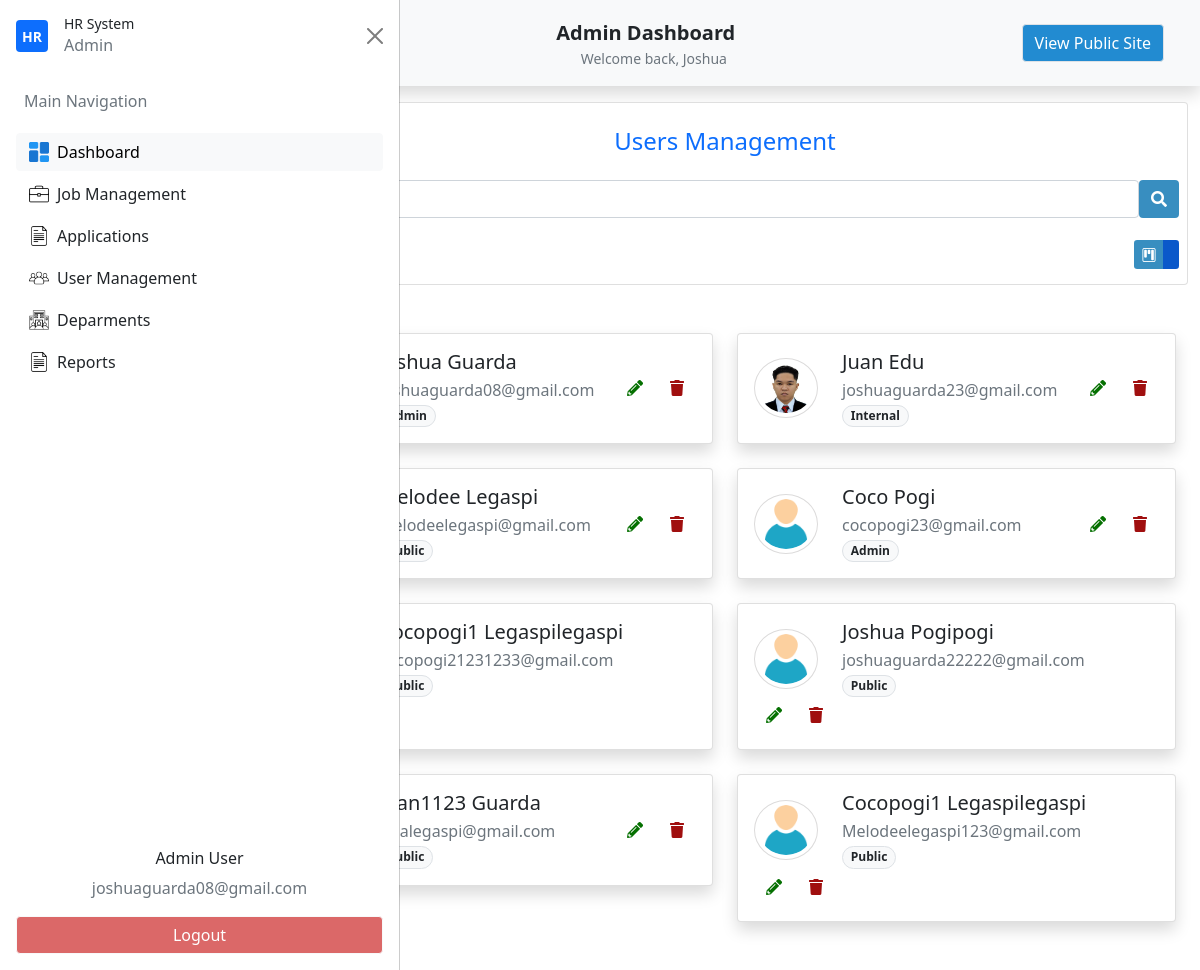
Page /admin-get-users (signed in) on the earlier database version.
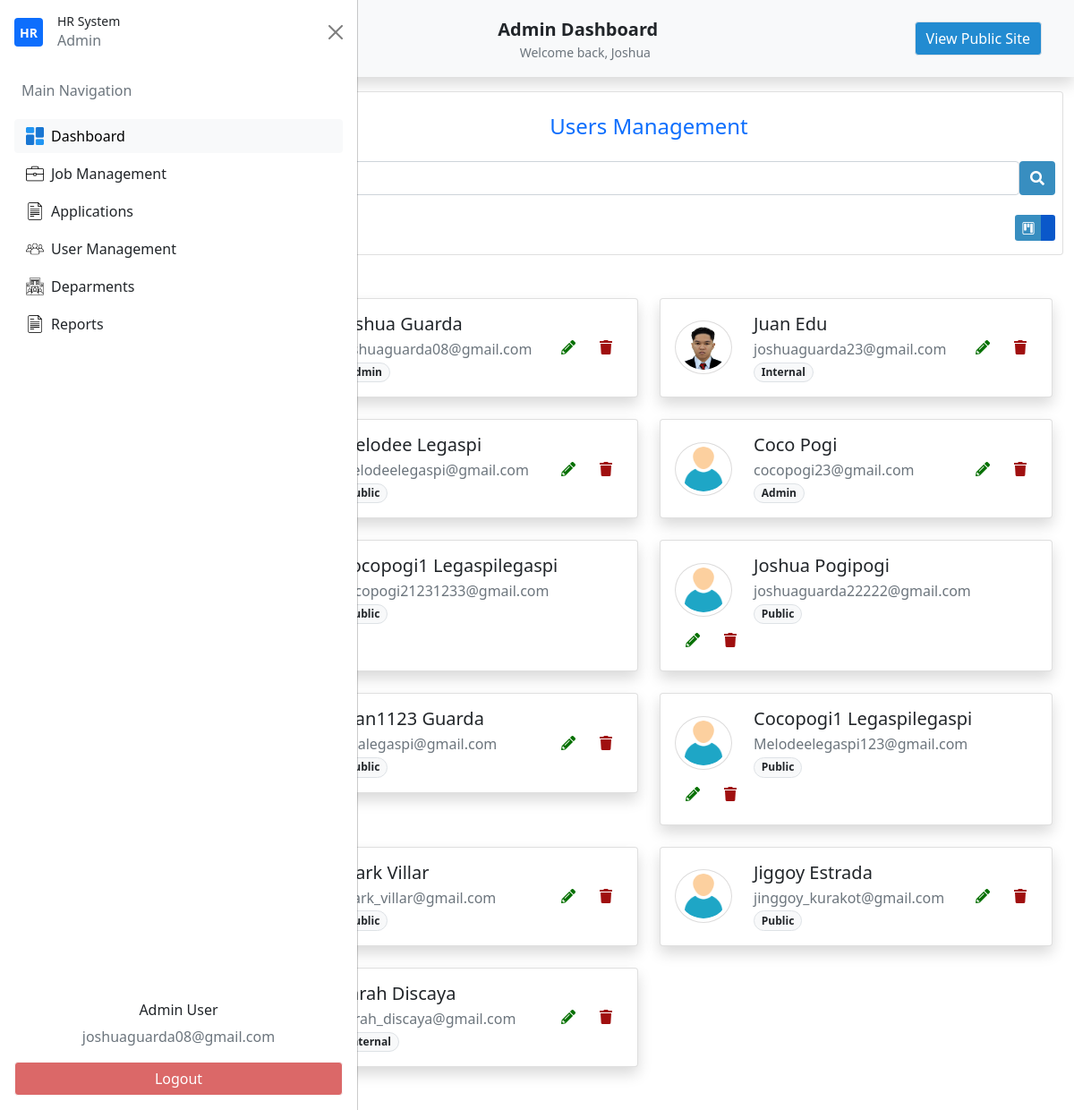
Same page on the later database version.
### my_app/models.py (models this page shows, shortened)
class Usertype(db.Model):
    id = db.Column(db.Integer(),primary_key=True)
    name=db.Column(db.String(length=30),unique=True,nullable=False)
    user_type=db.relationship('Users',backref='desig_user',lazy=True)
    def __str__(self):
        return self.name

class Users(db.Model,UserMixin):
    id = db.Column(db.Integer(),primary_key=True)
    firstname=db.Column(db.String(length=30),nullable=False)
    lastname=db.Column(db.String(length=30),nullable=False)
    email_address=db.Column(db.String(length=51),nullable=False)
    password_hash=db.Column(db.String(length=30),nullable=False)
    address_1 = db.Column(db.String(length=120),nullable=True)
    address_2 = db.Column(db.String(length=100),nullable=True)
    brgy_id = db.Column(db.String(),nullable=True)
    munci_id = db.Column(db.String(),nullable=True)
    prov_id = db.Column(db.String(),nullable=True)
    zipcode = db.Column(db.String(),nullable=True)
    mobile_number = db.Column(db.String(length=11),nullable=True)
    phone_number = db.Column(db.String(length=8),nullable=True)
    profile_picture =db.Column(db.String(),nullable=True)
    department_id =db.Column(db.Integer(),db.ForeignKey('department.id'))
    department = db.relationship('Department')
    user_type_id = db.Column(db.Integer(),db.ForeignKey('usertype.id'))
    user_type = db.relationship('Usertype')
    creation_date = db.Column(db.Date(),nullable=False)
    write_date =  db.Column(db.Date(),nullable=False)
    @property
    def password(self):
        raise AttributeError("Password is write-only.")

### my_app/routes.py (the view)
@app.route('/admin-get-users',methods=["GET"]) # No need for 'POST' in methods now
@login_required
def admin_dashboard_manage_users():
    search_term = request.args.get('q', '').strip()
    print(f"You Search:{search_term}")
    query = Users.query.join(Usertype)
    full_name = Users.firstname + ' ' + Users.lastname
    if search_term:
        search_filter = (
            (Users.firstname.ilike(f"%{search_term}%")) |
            (Users.lastname.ilike(f"%{search_term}%")) |
            (full_name.ilike(f"%{search_term}%")) |
            (Users.email_address.ilike(f"%{search_term}%"))|
            (Usertype.name.ilike(f"%{search_term}%"))
        )
        users = query.filter(search_filter).all()
    else:
        users = query.all()
    return render_template('admin/admin_users_management.html', users=users, search_term=search_term)

### my_app/models.py (called while the page is built)
@login_manager.user_loader
def load_user(user_id):
    return Users.query.get(int(user_id))

### my_app/templates/admin/admin_users_management.html (shortened to what this page needs)
{% extends "admin/admin_dashboard.html"%}
{% block nav%}
<li class="nav-item">
    <button id="nav-btn" type="button" class="btn btn-light fw-normal border" onclick="location.href='{{ url_for('home_page') }}'">
    View Public Site
    </button>
</li>
{% endblock%}
{% block section %}
<section id="UsersManagement">
    <div class="container">
        <div class="row pt-3">
            <div class="col-12">
                <div class="card users-management">
                    <div class="card-body p-2">
                        <div class="text-center">
                            <h4 class="py-3 text-primary">Users Management</h4>
                                <form id="searchUserForm" method="GET" action="{{ url_for('admin_dashboard_manage_users') }}">
                                    <div class="d-flex">
                                    <input id="searchUserInput" name="q" type="text" class="form-control" placeholder="Search" value="{{ request.args.get('q', '') }}">
                                    <button type="submit" class="btn btn-primary">
                                        <i class="fas fa-search"></i>
                                    </button>
                                    </div>
                                </form>
                        </div>
                        <div class="d-flex justify-content-between align-items-center mt-3 flex-wrap">
                            <button type="button" class="btn btn-primary d-none d-md-block" onclick="openUserCreateModal()">
                            </button>
                            <div class="d-none d-md-flex justify-content-between w-50">
                                <div class="btn-group" role="group" aria-label="Basic outlined example">
                                    <button type="button" class="kanban-view btn btn-sm btn-primary " data-bs-toggle="tooltip" title="Kanban View">
                                        <i class="bi bi-kanban"></i>
                                    </button>
                                    <button type="button" class="list-view btn btn-sm btn-primary active" data-bs-toggle="tooltip" title="List View">
                                    </button>
                                </div>
                            </div>
                        </div>
                    </div>
                </div>
            </div>
        </div>
        <section id="UsersManagementKanbanView" class="container">
            <div id="users-container" class="row row-cols-1 row-cols-lg-2 g-4 py-5">
                {% if users %}
                    {% for user in users %}
                        <div class="col">
                            <div class="col" id="user-card-{{ user.id }}">
                                <div class="card shadow h-100">
                                    <div class="card-body">
                                        <div class="d-flex flex-wrap align-items-center justify-content-between">
                                            <div class="d-flex align-items-center flex-wrap flex-grow-1 min-w-0">
                                                <img id="user-avatar-{{ user.id }}"
                                                src="{{
                                                url_for('static', filename='uploads/avatars/' + user.profile_picture)
                                                if user.profile_picture
                                                else url_for('static', filename='builtin/icons/person.png')
                                                }}"
                                                onerror="this.onerror=null; this.src='{{ url_for('static', filename='builtin/icons/person.png') }}';"
                                                class="rounded-circle me-3 p-1"
                                                style="border: 1px solid {{ user.department.color if user.department and user.department.color else '#dcdbdb' }};"
                                                width="64" height="60">
                                                <div class="px-2">
                                                    <h5 class="mb-1" id="user-name-{{ user.id }}">{{ user.firstname|capitalize }} {{ user.lastname|capitalize }}</h5>
                                                    <p class="text-muted mb-0" id="user-email-{{ user.id }}">{{ user.email_address }}</p>
                                                    <p class="text-muted mb-0" id="user-type-{{ user.id }}">
                                                        <span class="badge border rounded-pill bg-light text-dark"
                                                            data-user-type-id="{{ user.user_type_id }}">
                                                            {{ user.user_type.name|capitalize }}
                                                        </span>
                                                    </p>
                                                </div>
                                            </div>
                                            <div class="btn-group gap-1 mt-3 mt-md-0">
                                                <button type="button" class="btn btn-transparent-success" onclick="openUserEditModal({{user.id}})">
                                                    <i class="fas fa-pencil-alt"></i>
                                                </button>
                                                <button type="button" class="btn btn-transparent-danger" onclick="openUserDeleteModal({{user.id}})">
                                                    <i class="fas fa-trash"></i>
                                                </button>
                                            </div>
                                        </div>
                                    </div>
                                </div>
                            </div>
                        </div>
                    {% endfor %}
                {% endif %}
            </div>
        </section>
    </div>
</section>
{% endblock%}

### my_app/templates/admin/admin_dashboard.html (shortened to what this page needs)
{% extends "dashboard/base_dashboard.html"%}

### my_app/templates/dashboard/base_dashboard.html (shortened to what this page needs)
{% extends "base.html"%}
{% block content %}
    <nav class="navbar navbar-expand-lg navbar-light bg-light shadow p-4 custom-nav-class">
        <div class="container">
            {% if current_user.user_type.name=='admin' or current_user.user_type.name=='internal'%}
                <div class="d-flex w-100 justify-content-between align-items-center position-relative">
                    <button class="btn btn-light d-flex justify-content-center align-items-center p-2 dashboard_side_btn" type="button" data-bs-toggle="offcanvas" data-bs-target="#offcanvasScrolling" aria-controls="offcanvasScrolling">
                    </button>
                    <div class="position-absolute start-50 translate-middle-x text-center">
                        <a class="navbar-brand fw-bold mb-0 text-dark" href="{{ url_for('admin_dashboard') }}">
                            <span>{{ current_user.user_type|capitalize }}</span> Dashboard
                        </a>
                        <div class="text-muted small">Welcome back, {{ current_user.firstname|capitalize }}</div>
                    </div>
                </div>
            {% endif %}
            <div class="collapse navbar-collapse justify-content-center custom-nav-list-dashboard text-nowrap" id="navbarNavAltMarkup">
                <ul class="navbar-nav ms-auto">
                    {% block nav%}
                    {% endblock%}
                </ul>
            </div>
        </div>
    </nav>
    {% if current_user.user_type.name=='admin' or current_user.user_type.name=='internal'%}
    <div class="offcanvas offcanvas-start" data-bs-scroll="true" data-bs-backdrop="false" tabindex="-1" id="offcanvasScrolling" aria-labelledby="offcanvasScrollingLabel">
        <div class="offcanvas-header">
            <div class="d-flex align-items-center gap-2">
                <div class="d-flex align-items-center justify-content-center bg-primary rounded me-2" style="width: 2rem; height: 2rem;">
                    <span class="text-white fw-bold small">HR</span>
                </div>
                <div id="hr-details">
                    <h2 class="fw-semibold small mb-0">HR System</h2>
                    <p class="text-muted text-xs mb-0">{{ current_user.user_type|capitalize }}</p>
                </div>
            </div>
            <button type="button" class="btn-close text-reset" data-bs-dismiss="offcanvas" aria-label="Close"></button>
        </div>
        <div class="offcanvas-body">
            <ul class="nav flex-column gap-1">
                <li class="nav-item">
                    <p class="text-muted text-start px-2">Main Navigation</p>
                </li>
                <li class="nav-item">
                    <button class="btn btn-light w-100 text-start d-flex align-items-center dashboard_side_btn" onclick="location.href='{{ url_for('admin_dashboard') }}'" >
                        <img src="{{ url_for('static', filename='builtin/icons/dashboard.png') }}" width="20" class="me-2">
                        Dashboard
                    </button>
                </li>
                <li class="nav-item">
                   <button class="btn  w-100 text-start d-flex align-items-center dashboard_side_btn">
                         <img src="{{ url_for('static', filename='builtin/icons/briefcase.png') }}" width="20" class="me-2">
                        Job Management
                    </button>
                </li>
                <li class="nav-item">
                    <button class="btn  w-100 text-start d-flex align-items-center dashboard_side_btn">
                         <img src="{{ url_for('static', filename='builtin/icons/file.png') }}" width="20" class="me-2">
                        Applications
                    </button>
                </li>
                <li class="nav-item">
                   <button class="btn  w-100 text-start d-flex align-items-center dashboard_side_btn" onclick="location.href='{{ url_for('admin_dashboard_manage_users') }}'">
                        <img src="{{ url_for('static', filename='builtin/icons/group.png') }}" width="20" class="me-2">
                        User Management
                    </button>
                </li>
                <li class="nav-item">
                   <button class="btn  w-100 text-start d-flex align-items-center dashboard_side_btn">
                         <img src="{{ url_for('static', filename='builtin/icons/corporation.png') }}" width="20" class="me-2">
                        Deparments
                    </button>
                </li>
                <li class="nav-item">
                   <button class="btn  w-100 text-start d-flex align-items-center dashboard_side_btn">
                         <img src="{{ url_for('static', filename='builtin/icons/file.png') }}" width="20" class="me-2">
                        Reports
                    </button>
                </li>
            </ul>
        </div>
        <div class="offcanvas-footer p-3">
            <div class="text-center">
                <h6>{{current_user.user_type|capitalize}} User</h6>
                <p class='text-muted'>{{current_user.email_address}}</p>
            </div>
            <button id="logout-btn" class="btn btn-light w-100" onclick="location.href='{{ url_for('logout_page') }}'">
                Logout
            </button>
        </div>
    </div>
    {% endif %}
    <section class="main-content">
    {% block section %}
    {% endblock%}
    </section>
{% endblock%}

### my_app/templates/base.html (shortened to what this page needs)
<!DOCTYPE html>
<html lang="en">
<head>
    <link href="https://cdn.jsdelivr.net/npm/bootstrap@5.0.2/dist/css/bootstrap.min.css"
      rel="stylesheet"
>
    <link href="https://use.fontawesome.com/releases/v5.6.3/css/all.css" rel="stylesheet">
    <link rel="stylesheet" href="https://cdn.jsdelivr.net/npm/bootstrap-icons@1.3.0/font/bootstrap-icons.css">
    <link href="https://cdn.jsdelivr.net/npm/remixicon@3.2.0/fonts/remixicon.css" rel="stylesheet">
    <link href="https://cdn.datatables.net/1.13.8/css/dataTables.bootstrap5.min.css" rel="stylesheet">
    <link rel="stylesheet" href="https://cdn.datatables.net/select/1.7.0/css/select.bootstrap5.min.css" />
    <link href="https://cdn.jsdelivr.net/npm/x-editable-bs5@1.5.8/dist/bootstrap5-editable/css/bootstrap-editable.css" rel="stylesheet">
    <link rel= "stylesheet" href= "{{ url_for('static',filename='style.css') }}">
</head>
<body>
    {% block content%}
    {% endblock%}
</body>
</html>

### my_app/static/style.css (style rules this page uses)
* { padding: 0; margin: 0; box-sizing: border-box; }
#nav-btn { color: #ffffff; background-color: #228bd1; white-space: nowrap; }
#logout-btn { color: #ffffff; background-color: #db6868; white-space: nowrap; }
body.sidebar-open .navbar { margin-left: 250px; transition: margin 0.3s ease; }
body.sidebar-open .main-content { margin-left: 250px; transition: margin 0.3s ease; }
.main-content,.navbar { transition: margin 0.3s ease; }
.btn-primary, .btn-primary:focus, .btn-primary:active, .btn-primary:focus:active, .btn-primary:focus-visible { background-color: #388ec0; border: none; outline: none; box-shadow: none; transition: transform 0.3s ease, box-shadow 0.2s ease; }
.btn-transparent-success, .btn-transparent-success:focus, .btn-transparent-success:active, .btn-transparent-success:focus:active, .btn-transparent-success:focus-visible { color:#057001 ; border: none; outline: none; box-shadow: none; transition: transform 0.3s ease; }
.btn-transparent-danger, .btn-transparent-danger:focus, .btn-transparent-danger:active, .btn-transparent-danger:focus:active, .btn-transparent-danger:focus-visible { color:#a00f0f ; border: none; outline: none; box-shadow: none; transition: transform 0.3s ease; }

Differences in the rows shown:
added Users: firstname "Mark", lastname "Villar", email_address "mark_villar@gmail.com", user_type.name "Public"
added Users: firstname "Jiggoy", lastname "Estrada", email_address "jinggoy_kurakot@gmail.com", user_type.name "Public"
added Users: firstname "Sarah", lastname "Discaya", email_address "sarah_discaya@gmail.com", user_type.name "Internal"
